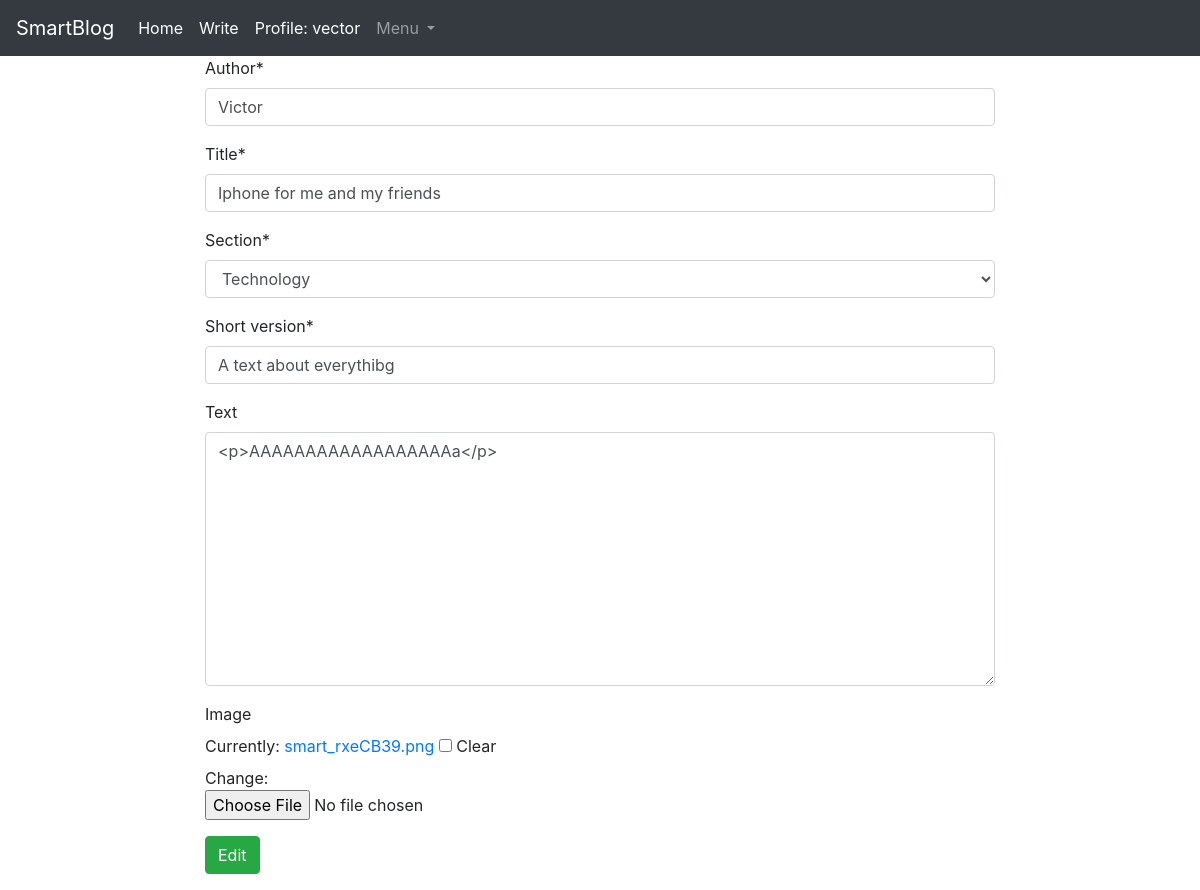
Screenshot of /edit/15 (signed in) with the database file from the repository.
### blog/models.py (models this page shows)
class Blog(models.Model):
    author = models.CharField(max_length=115, validators=[validate_name])
    title = models.CharField(max_length=250, validators=[validate_title])
    timestamp = models.DateTimeField(auto_now_add=True)
    likes = models.IntegerField(default=0)
    section = models.CharField(max_length=115)
    dislikes = models.IntegerField(default=0)
    short_version = models.CharField(max_length=1155, validators=[validate_shortversion])
    text = RichTextField(blank=True, null=True)
    image = models.ImageField(blank=True, upload_to="")
    class Meta:
        permissions = (
            ("can_write", "Can write"),
            ("can_read", "Can read"),
        )

### blog/views.py (the view)
# urls.py: path('edit/<int:pk>', Edit.as_view(), name="Edit-blog"),
class Edit(UpdateView):
    model = Blog
    form_class = RawBlogForm
    template_name = "blog_edit.html"
    success_url = reverse_lazy('list_articles')

### blog/forms.py
class RawBlogForm(forms.ModelForm):
    class Meta:
        model = Blog
        fields = ['author', 'title', 'section', 'short_version', 'text', 'image']
        widgets = {
            'section': Select(choices=sections)
        }

### blog/templatetags/auth_extras.py (called while the page is built)
@register.filter(name="has_group")
def has_group(user, group_name):
    group = Group.objects.get(name=group_name)
    return True if group in user.groups.all() else False

### templates/blog_edit.html (shortened to what this page needs)
{% extends "base.html" %}
{% load crispy_forms_tags %}
{% load auth_extras %}
{% block content %}
    {% if request.user|has_group:"Admin" %}
        <div class="row justify-content-center">
            <div class="col-8">
                <div class="form-group">
                    <form method="post" action="" enctype="multipart/form-data" class="form-group mb-3">{% csrf_token %}
                        {{ form|crispy }}
                        <button class="btn btn-success">Edit</button>
                    </form>
                </div>
            </div>
        </div>
    {% else %}
        <p>You are not allowed to edit this blog!</p>
        <a href="/articles">Back</a>
    {% endif %}
{% endblock %}

### templates/base.html (shortened to what this page needs)
<!DOCTYPE html>
<html lang="en">
  {% load static %}
  <head>
    <link
      rel="stylesheet"
      href="https://stackpath.bootstrapcdn.com/bootstrap/4.5.0/css/bootstrap.min.css"
    />
    <link rel="stylesheet"  href="{% static "base.css" %}" />
    <nav class="navbar navbar-expand-lg navbar-dark bg-dark" id="navbar">
      <a class="navbar-brand" href="/home">SmartBlog</a>
      <div class="collapse navbar-collapse" id="navbarNavDropdown">
        <ul class="navbar-nav">
          <li class="nav-item active">
            <a class="nav-link" href="/home"
              >Home</a>
            <li class="nav-item active">
            <a class="nav-link" href="/create"
              >Write</a>
            <li class="nav-item active">
                <a class="nav-link" href="/user/{{ request.user }}/">Profile: {{ request.user }}</a>
            </li>
          <li class="nav-item dropdown">
            <a
              class="nav-link dropdown-toggle"
              href="#"
              id="navbarDropdownMenuLink"
              role="button"
              data-toggle="dropdown"
              aria-haspopup="true"
              aria-expanded="false"
            >
              Menu
            </a>
          </li>
        </ul>
      </div>
    </nav>
  </head>
  <body>
    {% if user.is_authenticated %}
        {% block content %} {% endblock %}
    {% else %}
        {% block extra %} {% endblock %}
    {% endif %}
  </body>
</html>

### static/base.css (style rules this page uses)
#navbar { position: relative; z-index: 5; }

### rows the page displays
Blog: author "Victor", title "Iphone for me and my friends", section "Technology", short_version "A text about everythibg", text "<p>AAAAAAAAAAAAAAAAAAa</p>"

### other values shown
{{ request.user }} "vector"
